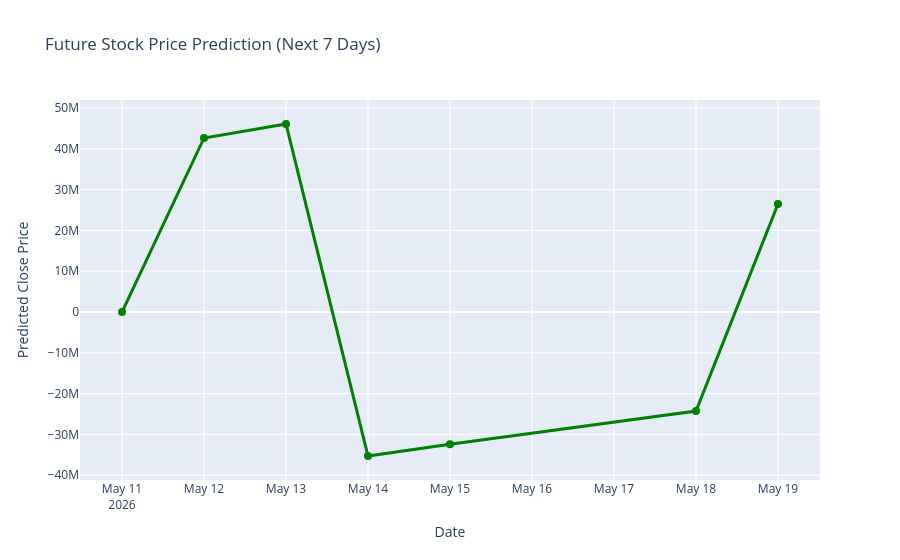

Notebook code cell kept with this figure:
### Markdown cell above
### **Viz Through Graph**

### Code cell
fig = go.Figure()

fig.add_trace(go.Scatter(
    x=future_df['Date'],
    y=future_df['Predicted_Close'],
    mode='lines+markers',
    name='Predicted Future Price',
    line=dict(color='green', width=3),
    marker=dict(size=8),
    hovertemplate=
        'Date: %{x}<br>' +
        'Predicted Close: %{y:.2f}<br>' +
        'Day: %{text}<extra></extra>',
    text=future_df['Day']
))

fig.update_layout(
    title="Future Stock Price Prediction (Next 7 Days)",
    xaxis_title="Date",
    yaxis_title="Predicted Close Price",
    hovermode="x"
)

fig.show()

### Figure 1 — Plotly figure (JSON) as saved in the notebook; plotly's stock layout.template omitted (floating-point values rounded to 4 significant figures)
{"data": [{"hovertemplate": "Date: %{x}<br>Predicted Close: %{y:.2f}<br>Day: %{text}<extra></extra>", "line": {"color": "green", "width": 3}, "marker": {"size": 8}, "mode": "lines+markers", "name": "Predicted Future Price", "text": ["Monday", "Tuesday", "Wednesday", "Thursday", "Friday", "Monday", "Tuesday"], "type": "scatter", "x": ["2026-05-11T00:00:00.000000", "2026-05-12T00:00:00.000000", "2026-05-13T00:00:00.000000", "2026-05-14T00:00:00.000000", "2026-05-15T00:00:00.000000", "2026-05-18T00:00:00.000000", "2026-05-19T00:00:00.000000"], "y": [294.2, 42650000.0, 46080000.0, -35280000.0, -32390000.0, -24270000.0, 26470000.0]}], "layout": {"hovermode": "x", "title": {"text": "Future Stock Price Prediction (Next 7 Days)"}, "xaxis": {"title": {"text": "Date"}}, "yaxis": {"title": {"text": "Predicted Close Price"}}}}
